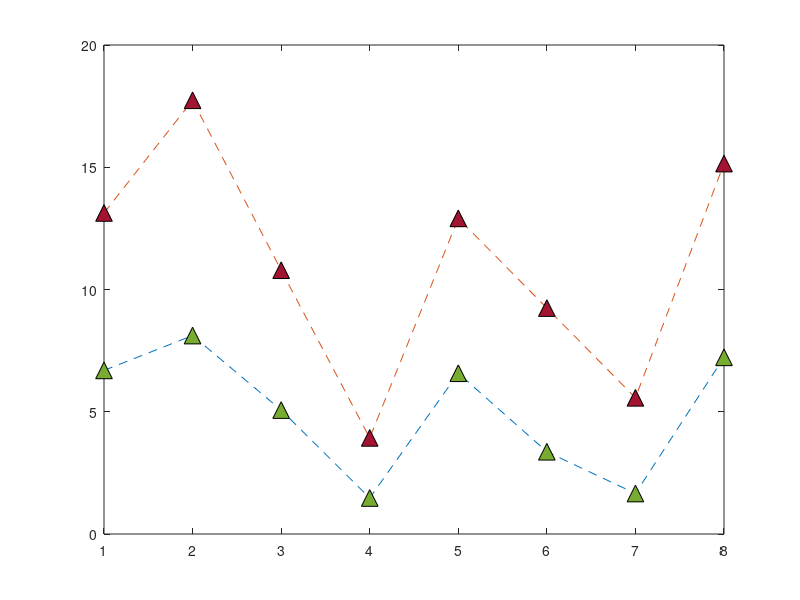

MATLAB code for this plot: (Note: this script raises an error after producing the figure.)
clear;
close all;
%AS3959 maximum and average velocity Scrub FDI100 BAL 12.5.

Average_velocity = [6.6920	8.1161	5.0684	1.4728	6.5756	3.3643	1.6565	7.2260];
Maximum_velocity = [13.13	17.74	10.79	3.93	12.91	9.24	5.57	15.15];


plot([Average_velocity],'^--','MarkerSize',12,'MarkerEdgeColor','black','MarkerFaceColor',[0.4660 0.6740 0.1880]);
hold on
plot([Maximum_velocity],'^--','MarkerSize',12,'MarkerEdgeColor','black','MarkerFaceColor',[0.6350 0.0780 0.1840]);
ax = gca;
ax.XTickLabels = {'Roof','Gutter','Sub-floor','Door','Deck','Window','House back','stairs'};

grid on;


box on
xtickangle(45)
xlabel('Location','FontWeight','bold','FontSize',20,...
    'FontName','Calibri');
ylabel('Flow velocity (ms^{-1})','FontWeight','bold','FontSize',20,...
    'FontName','Calibri');

set(gca,'fontsize',18);

legend('Average flow velocity','Maximum flow velocity')
